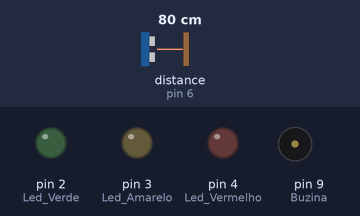
This sketch was run on a simulated Arduino Uno, built with avr-gcc and run on an emulated ATmega328P. On the bench: output pins drawn as LEDs (lit = HIGH), buzzer (waves = sounding). Wiring (inferred from the names in the program): ultrasonic range finder: trigger pin 5; echo pin 6. Dashed ring = blinking. The inputs (shaded band) are chosen by the test bench; at power-on: distance to the obstacle (sensor on pin 6) 80 cm. The echo pulse lasts 58.3 µs per cm; pins used as bus, display or sensor lines are not drawn.

Above: at 1.2 s.
1.3 s: distance to the obstacle (sensor on pin 6) set to 44 cm
2.8 s: distance to the obstacle (sensor on pin 6) set to 39 cm
At 4.0 s:
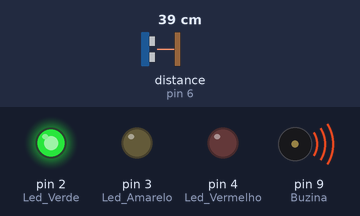
4.3 s: distance to the obstacle (sensor on pin 6) set to 34 cm
5.8 s: distance to the obstacle (sensor on pin 6) set to 30 cm
At 6.9 s:
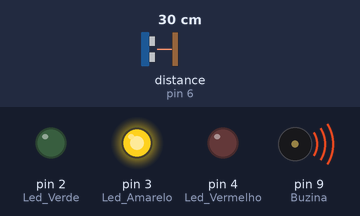
7.3 s: distance to the obstacle (sensor on pin 6) set to 22 cm
At 8.4 s:
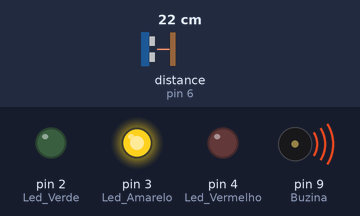
8.8 s: distance to the obstacle (sensor on pin 6) set to 18 cm
At 9.2 s:
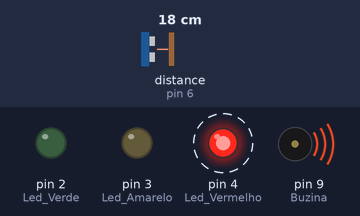
Timing chart, 0 to 12.8 s (numbered marks = the images above; inputs shaded):
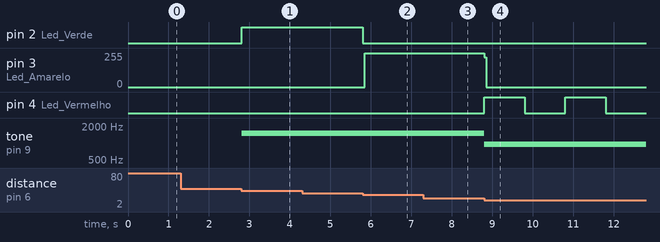

The sketch:

proximity_sensor.ino.ino
```cpp
// C++ code
//

// Sensor.
int trig = 5;
int echo = 6;

// Leds.
int LedVerde = 2;
int LedAmarelo = 3;
int LedVermelho = 4;

// Buzina.
int buzina = 9;

long duracao;
int distancia;

void setup() {
  // Sensor.
  pinMode(5, OUTPUT);  // trig.
  pinMode(6, INPUT);   // echo.

  // Leds.
  pinMode(2, OUTPUT);  // Led Verde.
  pinMode(3, OUTPUT);  // Led Amarelo.
  pinMode(4, OUTPUT);  // Led Vermelho

  // Buzina.
  pinMode(9, OUTPUT);  // Buzina.

  // Inicializa com os Leds desligados.
  digitalWrite(3, LOW);
  digitalWrite(2, LOW);
  digitalWrite(4, LOW);

  // Sem buzina.
  noTone(9);

  // Monitor Serial.
  Serial.begin(9600);
}

void loop() {
  // Sensor(trig).
  digitalWrite(5, LOW);
  delayMicroseconds(2);  // Wait for 2 microseconds.

  digitalWrite(5, HIGH);
  delayMicroseconds(10);  // Wait for 10 microseconds.

  digitalWrite(5, LOW);


  duracao = pulseIn(6, HIGH);
  distancia = duracao * 0.034 / 2;

  // Led Verde.
  if (distancia >= 30 && distancia <= 40) {
    digitalWrite(2, HIGH);
    tone(9, 1500);

  } else {
    noTone(9);
    digitalWrite(2, LOW);  // Led Verde.
    digitalWrite(3, LOW);  // Led Amarelo.
    digitalWrite(4, LOW);  // Vermelho.
  }

  // Led Amarelo.
  if (distancia >= 20 && distancia <= 29) {
    digitalWrite(3, HIGH);
    tone(9, 1100);
  }

  // Led Vermelho.
  if (distancia >= 10 && distancia <= 19) {
    digitalWrite(4, HIGH);
    tone(9, 950);

    while (digitalRead(4) == HIGH) {
      digitalWrite(4, HIGH);
      delay(1000);
      digitalWrite(4, LOW);
      delay(1000);
    }
  }
}
```

Measured:
- the behaviour switches between 42 and 41 cm on distance to the obstacle (sensor on pin 6) (found by bisection; images 0 and 1)
- the behaviour switches between 31 and 30 cm on distance to the obstacle (sensor on pin 6) (found by bisection; images 1 and 2)
- the behaviour switches between 21 and 20 cm on distance to the obstacle (sensor on pin 6) (found by bisection; images 3 and 4)
- after the input at 1.3 s, every drawn part: stays the same
- after the input at 2.8 s, pin 2 (Led_Verde): LOW → HIGH at once; tone on pin 9 (Buzina): silent → 1500 Hz at once
- after the input at 4.3 s, every drawn part: stays the same
- after the input at 5.8 s, pin 2 (Led_Verde): HIGH → LOW at once; pin 3 (Led_Amarelo): 0/255 → 254/255 after 0.05 s
- after the input at 7.3 s, tone on pin 9 (Buzina): stays 1500 Hz (without the input it goes to 1100 Hz after 1.4 s)
- after the input at 8.8 s, pin 3 (Led_Amarelo): 254/255 → 0/255 at once; pin 4 (Led_Vermelho): LOW → HIGH at once, → LOW 1.0 s later; tone on pin 9 (Buzina): 1500 Hz → 950 Hz at once
